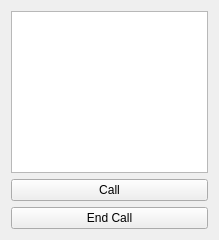
<?xml version="1.0" encoding="UTF-8"?>
<ui version="4.0">
 <class>Client</class>
 <widget class="QWidget" name="Client">
  <property name="geometry">
   <rect>
    <x>0</x>
    <y>0</y>
    <width>219</width>
    <height>240</height>
   </rect>
  </property>
  <property name="windowTitle">
   <string>Form</string>
  </property>
  <layout class="QGridLayout" name="gridLayout">
   <item row="1" column="0">
    <widget class="QPushButton" name="call">
     <property name="text">
      <string>Call</string>
     </property>
    </widget>
   </item>
   <item row="2" column="0">
    <widget class="QPushButton" name="endCall">
     <property name="text">
      <string>End Call</string>
     </property>
    </widget>
   </item>
   <item row="0" column="0">
    <widget class="QListView" name="listView"/>
   </item>
  </layout>
 </widget>
 <resources/>
 <connections/>
</ui>
